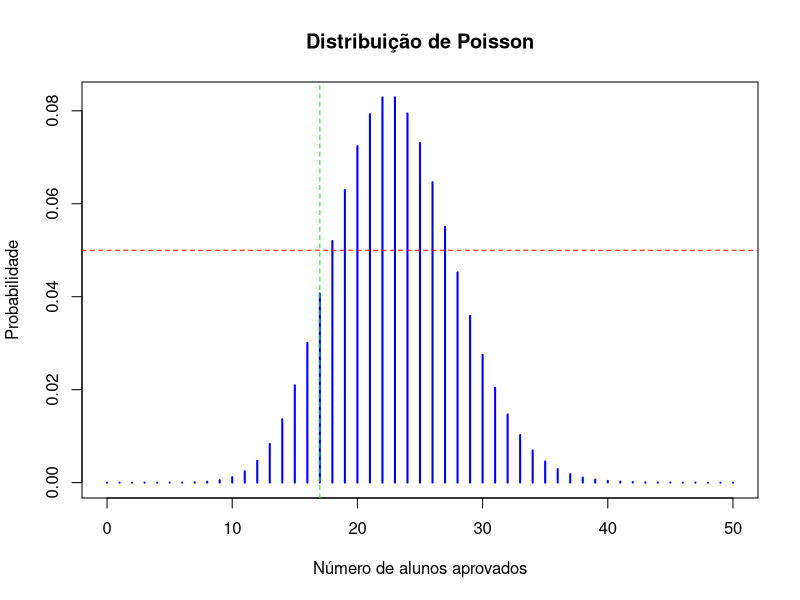

Write the R code that produced this figure.
# Questão 1: ============================================================
# Numa central telefônica chegam 300 telefonemas por hora. Qual a probabilidade de que:
rate_in_minutes <- 300 / 60

# a) Em um minuto, não chegue nenhum telefonema?

dpois(0, lambda = rate_in_minutes)

# b) Em 2 minutos, hajam 2 telefonemas?

# Como a taxa de chegada é de 300 telefonemas por hora (300 / 60 = 5),
# a taxa de chegada em 2 minutos é de 5 * 2 = 10 telefonemas.

dpois(2, lambda = rate_in_minutes)

# c) Qual a probabilidade da capacidade da mesa (central telefônica) ser ultrapassada,
# sabendo que a mesa processa, no máximo, 10 ligações por minuto.

1 - ppois(10, lambda = rate_in_minutes)
ppois(10, lambda = rate_in_minutes, lower.tail = FALSE)

# Questão 2: ============================================================
# Chegam caminhões a um depósito à razão de 2,8 caminhões/hora, segundo uma
# distribuição de Poisson.
# Determine a probabilidade de chegarem dois (2) ou mais caminhões:
rate <- 2.8

# a) Em 0,5 hora.

# Probabilidade de 2 ou mais
1 - (dpois(0, lambda = rate * 0.5) + dpois(1, lambda = rate * 0.5))
1 - ppois(1, lambda = rate * 0.5)
ppois(1, lambda = rate * 0.5, lower.tail = FALSE)

# b) Em 1 hora.

# Probabilidade de 2 ou mais
1 - (dpois(0, lambda = rate) + dpois(1, lambda = rate))
1 - ppois(1, lambda = rate)
ppois(1, lambda = rate, lower.tail = FALSE)

# c) Em 2 horas.

# Probabilidade de 2 ou mais
1 - (dpois(0, lambda = rate * 2) + dpois(1, lambda = rate * 2))
1 - ppois(1, lambda = rate * 2)
ppois(1, lambda = rate * 2, lower.tail = FALSE)

# Questão 3: ============================================================
# A média de alunos aprovados em uma disciplina é 23 alunos.

# X: Números de alunos aprovados em uma disciplina.
# λ: 23 alunos.

# a) Qual a probabilidade de aprovar 17 alunos?

dpois(17, lambda = 23)

# b) Qual a probabilidade de aprovar 25 alunos?

dpois(25, lambda = 23)

plot(0:50,
    dpois(0:50, lambda = 23),
    type = "h",
    lwd = 2,
    col = "blue",
    xlab = "Número de alunos aprovados",
    ylab = "Probabilidade",
    main = "Distribuição de Poisson"
)
abline(h = 0.05, col = "red", lty = 2)
abline(v = 17, col = "green", lty = 2)

# c) Qual a probabilidade de até (ou "no máximo") 19 alunos serem aprovados?

ppois(19, lambda = 23)

# d) Qual a probabilidade de mais de 19 alunos serem aprovados?

ppois(19, lambda = 23, lower.tail = FALSE)
1 - ppois(19, lambda = 23)
ppois(19, lambda = 23) + ppois(19, lambda = 23, lower.tail = FALSE) # tem como resultado: 1

# e) Qual a quantidade de aprovados se a probabilidade acumulada for de 80%?

qpois(0.8, lambda = 23)

# Questão 4: ============================================================
# O número de mortes por afogamento em fins de semana, numa cidade praiana,
# é de 2 para cada 50.000 habitantes. Qual a probabilidade de que em:

rate <- 2 / 50000

# a) 200.000 habitantes, ocorram 5 mortes por afogamento?
# X: Número de afogamentos por habitantes.

# P(X = 5)
dpois(5, lambda = rate * 200000)

# b) 112.500 habitantes, ocorram pelo menos 3 mortes por afogamento?

# P(X >= 3)
rate <- rate * 112500
1 - (dpois(0, lambda = rate) + dpois(1, lambda = rate) + dpois(2, lambda = rate))
1 - ppois(2, lambda = rate)
1 - sum((dpois(0:2, lambda = rate)))
ppois(2, lambda = rate, lower.tail = FALSE)

# Questão 5: ============================================================
# Suponha que 150 erros de impressão são distribuídos aleatoriamente em um livro de 200 páginas.
# Encontre a probabilidade de que em 2 páginas contenham:

rate <- 150 / 200

# a) nenhum erro de impressão.
dpois(0, lambda = rate * 2) # multiplicado por 2, pois são 2 páginas

# b) três erros de impressão.
dpois(3, lambda = rate * 2)

# c) um (1) ou mais erros de impressão.
1 - dpois(0, lambda = rate * 2)
ppois(0, lambda = rate * 2, lower.tail = FALSE)

# Questão 6: ============================================================
# Certa loja recebe, em média, 5 clientes por hora, segundo o modelo Poisson.
# Qual a probabilidade de

rate <- 5 / 60 # 5 clientes por hora

# a) receber dois (2) clientes em 24 minutos?

dpois(2, lambda = rate * 24)

# b) receber pelo menos três (3) clientes em 18 minutos?

rate <- rate * 18

# P(X >= 3) = 1 - P(X < 3) = 1 - P(X <= 2) = 1 - (P(X = 0) + P(X = 1) + P(X = 2))
1 - (dpois(0, lambda = rate) + dpois(1, lambda = rate) + dpois(2, lambda = rate))
1 - sum((dpois(0:2, lambda = rate)))
ppois(2, lambda = rate, lower.tail = FALSE)
1 - ppois(2, lambda = rate)

# Questão 7: ============================================================
# Experiências passadas indicam que o número de ligações recebidas,
# no período noturno, em uma central telefônica segue uma distribuição de Poisson.
# As probabilidades de receber chamadas por hora estão apresentadas na tabela a seguir:

# ------------------------------------------------
# Número de ligações | Probabilidade
# ------------------------------------------------
# 0                  | 0,0111
# 1                  | 0,0500
# 2                  | 0,1125
# 3                  | 0,1687
# 4                  | 0,1898
# 5                  | 0,1708

# a) Qual a probabilidade de receber 3 ou mais chamadas em uma hora?

# P(X >= 3) = P(X = 3) + P(X = 4) + P(X = 5) + ... [soma infinita]
# P(X >= 3) = 1 - P(X < 3) = 1 - P(X <= 2) = 1 - (P(X = 0) + P(X = 1) + P(X = 2))

1 - (0.0111 + 0.0500 + 0.1125)

?dbinom

?dpois
